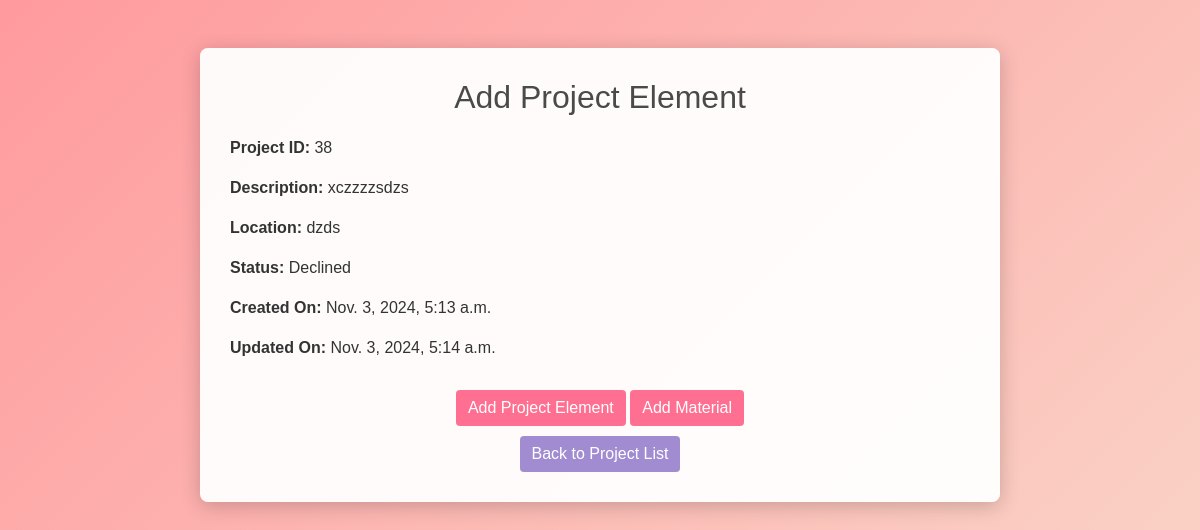
The app's page /projects/38/add_project_element/ with its own data.
### quotations/models.py (models this page shows, shortened)
class Project(models.Model):
    STATUS_CHOICES = [
        ("Pending", "Pending"),
        ("Approved", "Approved"),
        ("Declined", "Declined"),
        ("Completed", "Completed"),
    ]
    name = models.CharField(max_length=100)
    area_size = models.DecimalField(max_digits=10, decimal_places=2, default=0)
    description = models.TextField()  # Changed to TextField for longer descriptions
    location = models.CharField(max_length=100)
    start_date = models.DateField(blank=True, null=True)
    end_date = models.DateField(blank=True, null=True)
    user = models.ForeignKey(User, on_delete=models.CASCADE, related_name="projects")
    status = models.CharField(
        max_length=20, choices=STATUS_CHOICES, default="Pending", blank=True, null=True
    )
    created_at = models.DateTimeField(auto_now_add=True)
    updated_at = models.DateTimeField(auto_now=True)
    approved_by_user = models.BooleanField(default=False)
    approved_by_admin = models.ForeignKey(
        User, null=True, blank=True, related_name="approved_projects", on_delete=models.SET_NULL
    )
    declined_by_admin = models.ForeignKey(
        User, null=True, blank=True, related_name="declined_projects", on_delete=models.SET_NULL
    )
    declined_by_user = models.BooleanField(default=False)

### quotations/views.py (the view)
# urls.py: path("projects/<int:project_id>/add_project_element/", views.add_project_element, name="add_project_element",),
def add_project_element(request, project_id):
    project = get_object_or_404(Project, id=project_id)
    if request.method == "POST":
        form = ProjectElementForm(request.POST, project=project)
        if form.is_valid():
            form.save()  # This will save the element and link it to the project
            return redirect('project_detail', project_id=project_id)
    else:
        form = ProjectElementForm(project=project)
    return render(
        request, "add_project_element.html", {"project": project, "form": form}
    )

### templates/add_project_element.html (shortened to what this page needs)
{% load static %}
<!DOCTYPE html>
<html lang="en">
<head>
    <link rel="stylesheet" href="https://stackpath.bootstrapcdn.com/bootstrap/4.5.2/css/bootstrap.min.css">
</head>
<body>
    <div class="container mt-5">
        <div class="project-container">
            <h2>Add Project Element</h2>
            {% if user.is_superuser %}
                <form method="post" action="{% url 'add_project_element' project.id %}">
                    {% csrf_token %}
                    {{ form.as_p }}
                    {% if form.errors %}
                        <div class="error-messages">
                            {% for field, errors in form.errors.items %}
                                <p>{{ field }}: {{ errors|join:", " }}</p>
                            {% endfor %}
                        </div>
                    {% endif %}
                    <div class="text-center">
                        <button type="submit" class="btn btn-primary">Save Changes</button>
                    </div>
                </form>
            {% else %}
                <div class="project-info">
                    <p><strong>Project ID:</strong> {{ project.id }}</p>
                    <p><strong>Description:</strong> {{ project.description }}</p>
                    <p><strong>Location:</strong> {{ project.location }}</p>
                    <p><strong>Status:</strong> {{ project.status }}</p>
                    <p><strong>Created On:</strong> {{ project.created_at }}</p>
                    <p><strong>Updated On:</strong> {{ project.updated_at }}</p>
                </div>
            {% endif %}
            <div class="text-center">
                <a href="{% url 'add_project_element' project.id %}" class="btn btn-primary">Add Project Element</a>
                <a href="{% url 'add_project_material' project.id %}" class="btn btn-primary">Add Material</a>
            </div>
            <div class="text-center">
                <a href="{% url 'project_list' %}" class="btn btn-secondary">Back to Project List</a>
            </div>
        </div>
    </div>
</body>
</html>

### templates/add_project_element.html (style rules this page uses)
body { background: linear-gradient(135deg, #ff9a9e, #fad0c4, #fbc2eb, #a18cd1, #fbc2eb); background-size: 400% 400%; animation: gradient 15s ease infinite; font-family: Arial, sans-serif; color: #2c2c2c; }
.project-container { max-width: 800px; margin: auto; padding: 30px; background-color: rgba(255, 255, 255, 0.95); border-radius: 8px; box-shadow: 0 4px 20px rgba(0, 0, 0, 0.2); }
h2 { margin-bottom: 20px; text-align: center; color: #4a4a4a; text-shadow: 1px 1px 2px rgba(255, 255, 255, 0.7); }
.project-info { margin-bottom: 20px; color: #333; text-shadow: 1px 1px 2px rgba(255, 255, 255, 0.5); }
.btn-primary { background-color: #ff6f91; border: none; margin-top: 10px; }
.btn-secondary { background-color: #a18cd1; border: none; margin-top: 10px; }

### records on screen
Project: id "38", description "xczzzzsdzs", location "dzds", status "Declined", created_at "Nov. 3, 2024, 5:13 a.m.", updated_at "Nov. 3, 2024, 5:14 a.m."
